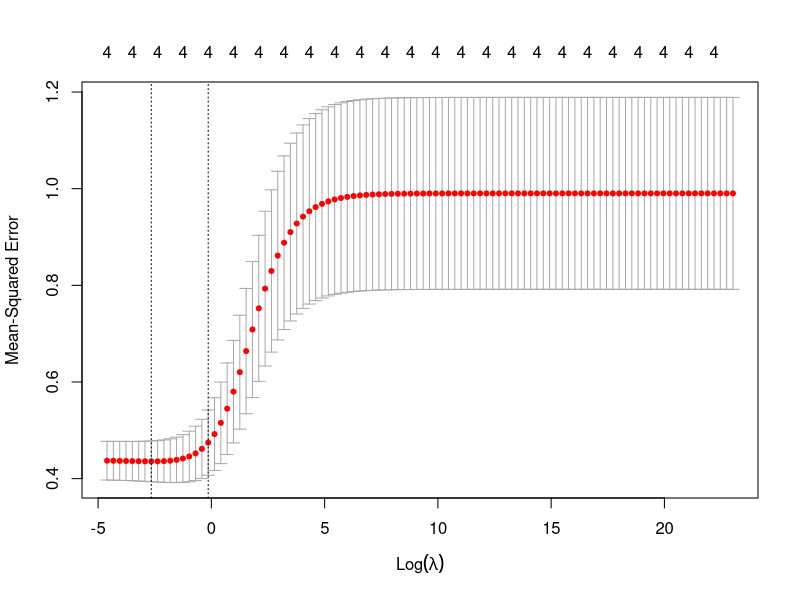

The R script that drew this image:
library(glmnet)

topSchools <- read.csv('data/top_schools.csv')
#View(topSchools)

#Subset the only columns I need to use for ridge regression
topSchools_subset <- topSchools[c('SATMT75', 'ACTMT75', 'ADM_RATE', 'COMP_ORIG_YR4_RT', 'MN_EARN_WNE_INC1_P10')]

topSchools_subset1 <- topSchools_subset
#transforming each column type so it will be numeric and will work when I try to scale the data set.
topSchools_subset1$SATMT75 <- as.numeric(as.character(topSchools_subset$SATMT75))
topSchools_subset1$ACTMT75 <- as.numeric(as.character(topSchools_subset$ACTMT75))
topSchools_subset1$ADM_RATE <- as.numeric(as.character(topSchools_subset$ADM_RATE))
topSchools_subset1$COMP_ORIG_YR4_RT <- as.numeric(as.character(topSchools_subset$COMP_ORIG_YR4_RT))
topSchools_subset1$MN_EARN_WNE_IC1_P10 <- as.numeric(as.character(topSchools_subset$MN_EARN_WNE_INC1_P10))

#Mean Centering and Standardizing (scaling the data)
topSchools_scaled <- scale(topSchools_subset1, center=TRUE, scale=TRUE)

#Partitioning the data
set.seed(12345)
#nrow(topSchools_scaled)

trainset <- read.csv('data/train-set.csv')
trainset_subset <- trainset[c('SATMT75', 'ACTMT75', 'ADM_RATE', 'COMP_ORIG_YR4_RT', 'MN_EARN_WNE_INC1_P10')]
trainset_subset$MN_EARN_WNE_INC1_P10 <- as.numeric(as.character(trainset_subset$MN_EARN_WNE_INC1_P10))
trainset_scaled <- scale(trainset_subset, center=T, scale=T)

trainset_scaled <- trainset_scaled[complete.cases(trainset_scaled),]

testset <- read.csv('data/test-set.csv')
testset_subset <- trainset[c('SATMT75', 'ACTMT75', 'ADM_RATE', 'COMP_ORIG_YR4_RT', 'MN_EARN_WNE_INC1_P10')]
testset_subset$MN_EARN_WNE_INC1_P10 <- as.numeric(as.character(testset_subset$MN_EARN_WNE_INC1_P10))
testset_scaled <- scale(testset_subset, center=T, scale=T)

testset_scaled <- testset_scaled[complete.cases(testset_scaled),]

x_train_scaled <- as.matrix(trainset_scaled[,1:4])
y_train_scaled <- as.matrix(trainset_scaled[,5])


x_test_scaled <- as.matrix(testset_scaled[,1:4])
y_test_scaled <- as.matrix(testset_scaled[,5])

x_full <- as.matrix(topSchools_scaled[,1:4])
y_full <- as.matrix(topSchools_scaled[,5])


#1 Run the corresponding fitting function on the train set using ten-fold cross-validation.
grid <- 10^seq(10, -2, length = 100)
set.seed(12345)
cv.out1 <- cv.glmnet(x_train_scaled, y_train_scaled, alpha=0, lambda=grid, intercept=FALSE, standardize=FALSE)

#2. Saving list of models(saved in Rdata file at the end)
#listModels <- cv.out

#3. To select the best model:
bestlambda1 <- cv.out1$lambda.min

#4. Plot the cross-validation errors in terms of the tunning 
##  parameter to visualize which parameter gives the "best" model:
#png(filename = "../../images/ridge-cross-validation-errors.png", width=800, height=600)
#plot(cv.out)
#dev.off()

#5. Once you identify the "best" model, use the test set to compute the test Mean Square Error(test MSE)
ridge_pred1 <- predict(cv.out1, s=bestlambda1, newx=x_test_scaled)
test_mse_ridge1 <- mean((ridge_pred1-y_test_scaled)^2)

#6. Last but not least, refit the model on the full data set using the parameter chosen by cross-validation.
##  This fit will give you the "official" coefficient estimates.
ridge_full1 <- glmnet(x_full, y_full, alpha = 0, lambda = bestlambda1, intercept = FALSE, standardize = FALSE)
#coeff_ridge <- predict(ridge_full, type = "coefficients", s = bestlambda)[1:length(topSchools_scaled),]
coeff_ridge1 <- coef(ridge_full1, s=bestlambda1)

#full prediction
ridge_pred_full1 <- predict(cv.out1, s=bestlambda1, newx = x_full)
full_mse_ridge1 <- mean((ridge_pred_full1-y_full)^2)

ridge1cor <- cor(topSchools_subset)

save(coeff_ridge1, bestlambda1, full_mse_ridge1, ridge1cor, file='data/rigde1-reg.RData')


#Plot the cross-validation errors
png("images/ridgeCV_lowest.png")
plot(cv.out1)
dev.off()
